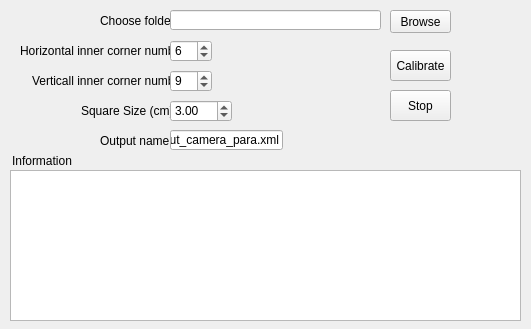
<?xml version="1.0" encoding="UTF-8"?>
<ui version="4.0">
 <class>MainWindow</class>
 <widget class="QMainWindow" name="MainWindow">
  <property name="geometry">
   <rect>
    <x>0</x>
    <y>0</y>
    <width>531</width>
    <height>329</height>
   </rect>
  </property>
  <property name="windowTitle">
   <string>MainWindow</string>
  </property>
  <widget class="QWidget" name="centralWidget">
   <widget class="QLabel" name="label">
    <property name="geometry">
     <rect>
      <x>100</x>
      <y>10</y>
      <width>71</width>
      <height>21</height>
     </rect>
    </property>
    <property name="text">
     <string>Choose folder</string>
    </property>
   </widget>
   <widget class="QLabel" name="label_2">
    <property name="geometry">
     <rect>
      <x>20</x>
      <y>40</y>
      <width>151</width>
      <height>21</height>
     </rect>
    </property>
    <property name="text">
     <string>Horizontal inner corner number</string>
    </property>
   </widget>
   <widget class="QLabel" name="label_3">
    <property name="geometry">
     <rect>
      <x>32</x>
      <y>70</y>
      <width>151</width>
      <height>21</height>
     </rect>
    </property>
    <property name="text">
     <string>Verticall inner corner number</string>
    </property>
   </widget>
   <widget class="QLabel" name="label_4">
    <property name="geometry">
     <rect>
      <x>81</x>
      <y>100</y>
      <width>151</width>
      <height>21</height>
     </rect>
    </property>
    <property name="text">
     <string>Square Size (cm)</string>
    </property>
   </widget>
   <widget class="QLabel" name="label_5">
    <property name="geometry">
     <rect>
      <x>100</x>
      <y>130</y>
      <width>151</width>
      <height>21</height>
     </rect>
    </property>
    <property name="text">
     <string>Output name</string>
    </property>
   </widget>
   <widget class="QLineEdit" name="lineEdit_WorkFolder">
    <property name="geometry">
     <rect>
      <x>170</x>
      <y>10</y>
      <width>211</width>
      <height>20</height>
     </rect>
    </property>
   </widget>
   <widget class="QSpinBox" name="spinBox_HorCornerNum">
    <property name="geometry">
     <rect>
      <x>170</x>
      <y>40</y>
      <width>42</width>
      <height>22</height>
     </rect>
    </property>
    <property name="minimum">
     <number>1</number>
    </property>
    <property name="value">
     <number>6</number>
    </property>
   </widget>
   <widget class="QSpinBox" name="spinBox_VerCornerNum">
    <property name="geometry">
     <rect>
      <x>170</x>
      <y>70</y>
      <width>42</width>
      <height>22</height>
     </rect>
    </property>
    <property name="minimum">
     <number>1</number>
    </property>
    <property name="value">
     <number>9</number>
    </property>
   </widget>
   <widget class="QDoubleSpinBox" name="doubleSpinBox_SquareSize">
    <property name="geometry">
     <rect>
      <x>170</x>
      <y>100</y>
      <width>62</width>
      <height>22</height>
     </rect>
    </property>
    <property name="value">
     <double>3.000000000000000</double>
    </property>
   </widget>
   <widget class="QLineEdit" name="lineEdit_OutputName">
    <property name="geometry">
     <rect>
      <x>170</x>
      <y>130</y>
      <width>113</width>
      <height>20</height>
     </rect>
    </property>
    <property name="text">
     <string>out_camera_para.xml</string>
    </property>
   </widget>
   <widget class="QPushButton" name="pushButton_Browse">
    <property name="geometry">
     <rect>
      <x>390</x>
      <y>10</y>
      <width>61</width>
      <height>23</height>
     </rect>
    </property>
    <property name="text">
     <string>Browse</string>
    </property>
   </widget>
   <widget class="QPushButton" name="pushButton_Calibrate">
    <property name="geometry">
     <rect>
      <x>390</x>
      <y>50</y>
      <width>61</width>
      <height>31</height>
     </rect>
    </property>
    <property name="text">
     <string>Calibrate</string>
    </property>
   </widget>
   <widget class="QTextEdit" name="textEdit_Information">
    <property name="enabled">
     <bool>true</bool>
    </property>
    <property name="geometry">
     <rect>
      <x>10</x>
      <y>170</y>
      <width>511</width>
      <height>151</height>
     </rect>
    </property>
    <property name="readOnly">
     <bool>true</bool>
    </property>
   </widget>
   <widget class="QLabel" name="label_6">
    <property name="geometry">
     <rect>
      <x>12</x>
      <y>150</y>
      <width>151</width>
      <height>21</height>
     </rect>
    </property>
    <property name="text">
     <string>Information</string>
    </property>
   </widget>
   <widget class="QPushButton" name="pushButton_Stop">
    <property name="geometry">
     <rect>
      <x>390</x>
      <y>90</y>
      <width>61</width>
      <height>31</height>
     </rect>
    </property>
    <property name="text">
     <string>Stop</string>
    </property>
   </widget>
  </widget>
 </widget>
 <layoutdefault spacing="6" margin="11"/>
 <resources/>
 <connections/>
</ui>
